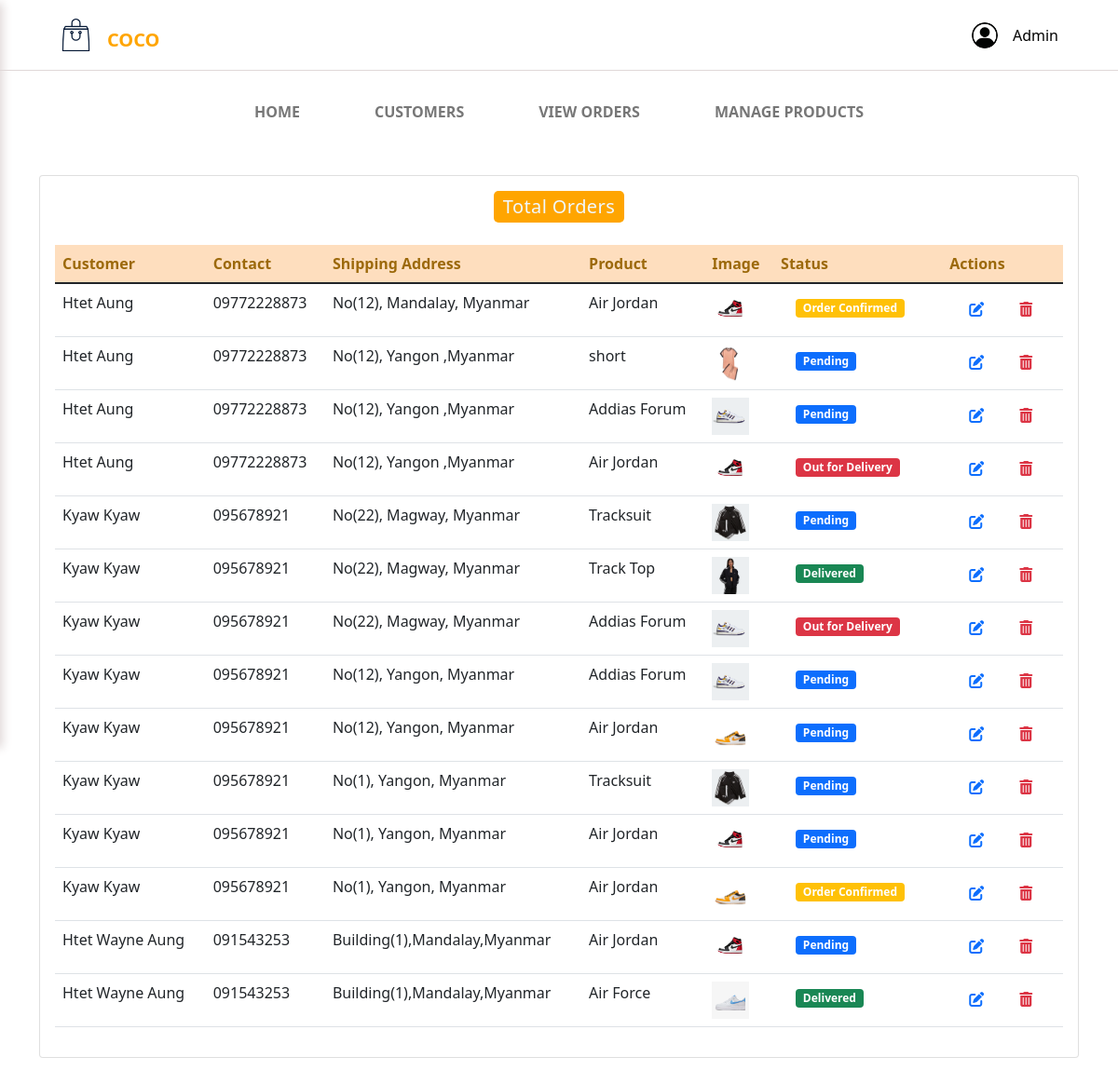
Screenshot of /admin-view-booking (signed in) with the database file from the repository.
### ecom/models.py (models this page shows, shortened)
class Customer(models.Model):
    user=models.OneToOneField(User,on_delete=models.CASCADE)
    profile_pic= models.ImageField(upload_to='profile_pic/CustomerProfilePic/',null=True,blank=True)
    address = models.CharField(max_length=40)
    mobile = models.CharField(max_length=20,null=False)
    @property
    def get_name(self):
        return self.user.first_name+" "+self.user.last_name

class Orders(models.Model):
    STATUS =(
        ('Pending','Pending'),
        ('Order Confirmed','Order Confirmed'),
        ('Out for Delivery','Out for Delivery'),
        ('Delivered','Delivered'),
    )
    customer=models.ForeignKey('Customer', on_delete=models.CASCADE,null=True)
    product=models.ForeignKey('Product',on_delete=models.CASCADE,null=True)
    email = models.CharField(max_length=50,null=True)
    address = models.CharField(max_length=500,null=True)
    mobile = models.CharField(max_length=20,null=True)
    order_date= models.DateField(auto_now_add=True,null=True)
    status=models.CharField(max_length=50,null=True,choices=STATUS)

class Product(models.Model):
    name=models.CharField(max_length=40)
    product_image= models.ImageField(upload_to='product_image/',null=True,blank=True)
    category= models.ForeignKey(Category,on_delete=models.CASCADE,default=True,null=False)
    price = models.PositiveIntegerField()
    description=models.CharField(max_length=40)
    quantity = models.PositiveIntegerField()
    size_variant = models.ManyToManyField(SizeVariant , blank=True)

### ecom/views.py (the view)
# urls.py: path('admin-view-booking', views.admin_view_booking_view,name='admin-view-booking'),
@login_required(login_url='adminlogin')
def admin_view_booking_view(request):
    orders=models.Orders.objects.all()
    ordered_products=[]
    ordered_bys=[]
    for order in orders:
        ordered_product=models.Product.objects.all().filter(id=order.product.id)
        ordered_by=models.Customer.objects.all().filter(id = order.customer.id)
        ordered_products.append(ordered_product)
        ordered_bys.append(ordered_by)
    return render(request,'ecom/admin_view_booking.html',{'data':zip(ordered_products,ordered_bys,orders)})

### templates/ecom/admin_view_booking.html (shortened to what this page needs)
{% extends 'ecom/admin_base.html' %}
{% load static %}
{% block content %}
<br>
<div class="container" >
  <div class="card table-cards">
    <h5 class="mx-auto title mt-3">Total Orders</h5>
    <div class="card-body table-responsive-lg">
      <table class="table table-hover">
        <thead style="background-color: #fedebe; color: rgb(156, 105, 11)">
          <tr>
            <th>Customer</th>
            <th>Contact</th>
            <th>Shipping Address</th>
            <th>Product</th>
            <th>Image</th>
            <th>Status</th>
            <th>Actions</th>
          </tr>
        </thead>
        <tbody>
          {% for product,customer,order in data %}
          <tr>
            {% for c in customer %}
            <td> {{c.get_name}}</td>
            <td>{{c.mobile}}</td>
            <td>{{order.address}}</td>
            {% endfor %}
            {% for p in product %}
            <td> {{p.name}}</td>
            <td><img src="{% static p.product_image.url %}" alt="Profile Pic" height="40px" width="40px" /></td>
            {% if order.status == 'Pending'%}
            <td><span class="badge bg-primary mt-2 mx-3">{{order.status}}</span></td>
            {% elif order.status == 'Delivered' %}
            <td><span class="badge bg-success mt-2 mx-3">{{order.status}}</span></td>
            {% elif order.status == 'Out for Delivery' %}
            <td><span class="badge bg-danger mt-2 mx-3">{{order.status}}</span></td>
            {%else%}
            <td><span class="badge bg-warning mt-2 mx-3">{{order.status}}</span></td>
            {%endif%}
            <td><a href="{% url 'update-order' order.id  %}" class="btn mx-lg-2"><i class="fas fa-edit text-primary"></i></a> <a href="{% url 'delete-order' order.id  %}" class="btn"><i class="fas fa-trash-alt text-danger"></i></a></td></td>
            {% endfor %}
          </tr>
          {% endfor %}
        </tbody>
      </table>
    </div>
  </div>
</div>
{% endblock content %}

### static/css/homebase.css (style rules this page uses)
a { text-decoration: none; }
body { background-color: rgb(255, 255, 255); }

### templates/ecom/admin_view_booking.html (style rules this page uses)
.title { color: aliceblue; background-color: orange; letter-spacing: 0.4px; border: none; border-radius: 5px; padding: 5px 10px; display: inline-block; }

### rows the page displays
Orders: address "No(12), Mandalay, Myanmar", status "Order Confirmed"
Customer: get_name "Htet Aung", mobile "09772228873"
Product: name "Air Jordan", product_image (picture)
Orders: address "No(12), Yangon ,Myanmar", status "Pending"
Product: name "short", product_image (picture)
Orders: address "No(12), Yangon ,Myanmar", status "Pending"
Product: name "Addias Forum", product_image (picture)
Orders: address "No(12), Yangon ,Myanmar", status "Out for Delivery"
Orders: address "No(22), Magway, Myanmar", status "Pending"
Customer: get_name "Kyaw Kyaw", mobile "095678921"
Product: name "Tracksuit", product_image (picture)
Orders: address "No(22), Magway, Myanmar", status "Delivered"
Product: name "Track Top", product_image (picture)
Orders: address "No(22), Magway, Myanmar", status "Out for Delivery"
Orders: address "No(12), Yangon, Myanmar", status "Pending"
Orders: address "No(12), Yangon, Myanmar", status "Pending"
Product: name "Air Jordan", product_image (picture)
Orders: address "No(1), Yangon, Myanmar", status "Pending"
Orders: address "No(1), Yangon, Myanmar", status "Pending"
Orders: address "No(1), Yangon, Myanmar", status "Order Confirmed"
Orders: address "Building(1),Mandalay,Myanmar", status "Pending"
Customer: get_name "Htet Wayne Aung", mobile "091543253"
Orders: address "Building(1),Mandalay,Myanmar", status "Delivered"
Product: name "Air Force", product_image (picture)
